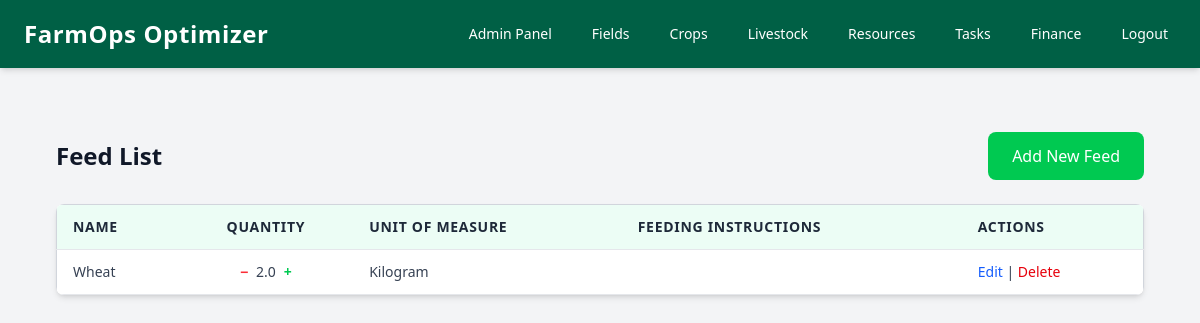
The page /resources/feed-list/ (signed in) on the database as committed earlier.
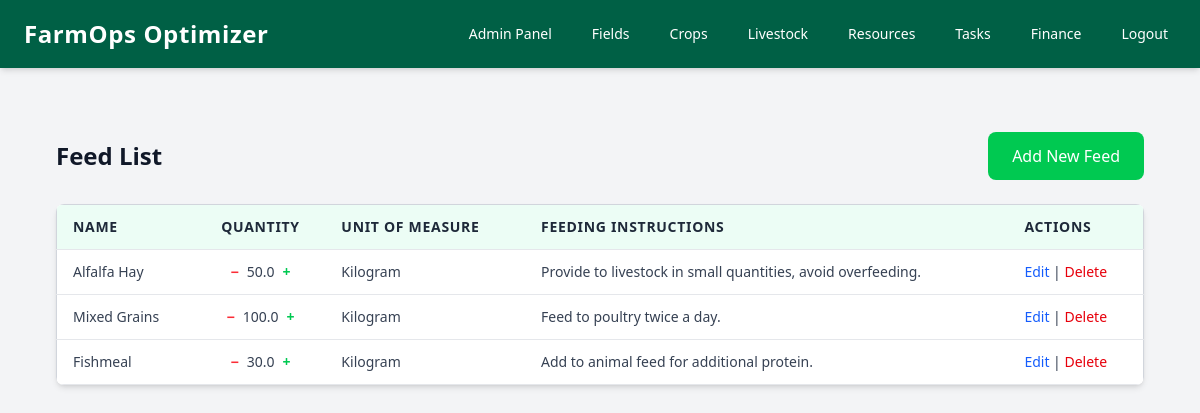
The same page on the database as committed later.
### resources/models.py (models this page shows, shortened)
class Feed(models.Model):
    user = models.ForeignKey(User, on_delete=models.CASCADE, null=True)
    unit_of_measure = models.CharField(
        max_length=20,
        choices=[
            ('KG', 'Kilogram'),
            ('G', 'Gram'),
            ('UNIT', 'Unit/Piece'),
            ('TON', 'Tonne'),
            ('BAG', 'Bag'),
            ('BOX', 'Box'),
            ('PACK', 'Pack'),
            ('OTHER', 'Other'),
        ],
        default='UNIT'
    )
    name = models.CharField(max_length=100)
    quantity = models.FloatField(null=True, blank=True)
    purchase_date = models.DateField(null=True, blank=True)
    price_per_unit = models.DecimalField(max_digits=10, decimal_places=2, null=True, blank=True)
    feeding_instructions = models.TextField(blank=True, null=True)
    food_type = models.CharField(
        max_length=50,
        choices=[
            ('GRASS', 'Grass'),
            ('HAY', 'Hay'),
            ('GRAINS', 'Grains'),
            ('VEGETABLES', 'Vegetables'),
            ('FRUITS', 'Fruits'),
            ('SEEDS', 'Seeds'),
            ('FISHMEAL', 'Fishmeal'),
            ('OTHER', 'Other'),
        ],
        default='GRASS'
    )

### resources/views.py (the view)
# urls.py: path('feed-list/', views.feed_list, name='feed_list'),
def feed_list(request):
    feeds = Feed.objects.filter(user=request.user)
    return render(request, 'resources/feed_list.html', {'feeds': feeds})

### resources/templates/resources/feed_list.html (shortened to what this page needs)
{% extends 'base.html' %}
{% block content %}
<div class="max-w-6xl mx-auto px-4 sm:px-6 lg:px-8 py-8">
    <div class="flex items-center justify-between mb-6">
        <h1 class="text-2xl font-semibold text-gray-900">Feed List</h1>
        <a href="{% url 'resources:add_feed' %}" class="bg-green-500 text-white px-6 py-3 rounded-lg hover:bg-green-600 focus:outline-none">
            Add New Feed
        </a>
    </div>
    <div class="overflow-x-auto bg-white shadow-md rounded-lg">
        <table class="min-w-full bg-white border border-gray-300 rounded-lg">
            <thead class="bg-emerald-50 text-gray-800 text-sm uppercase tracking-wider">
                <tr>
                    <th class="py-3 px-4 border-b border-gray-200 text-left">Name</th>
                    <th class="py-3 px-4 border-b border-gray-200 text-center">Quantity</th>
                    <th class="py-3 px-4 border-b border-gray-200 text-left">Unit of Measure</th>
                    <th class="py-3 px-4 border-b border-gray-200 text-left">Feeding Instructions</th>
                    <th class="py-3 px-4 border-b border-gray-200 text-left">Actions</th>
                </tr>
            </thead>
            <tbody class="text-sm text-gray-700">
                {% for feed in feeds %}
                <tr class="hover:bg-gray-50 transition-all duration-200">
                    <td class="py-3 px-4 border-b border-gray-200">{{ feed.name }}</td>
                    <td class="py-3 px-4 border-b border-gray-200 text-center">
                        <div class="flex items-center justify-center space-x-2">
                            <a href="{% url 'resources:decrease_quantity' feed.id %}" class="text-red-500 hover:text-red-700 font-bold">−</a>
                            <span>{{ feed.quantity }}</span>
                            <a href="{% url 'resources:increase_quantity' feed.id %}" class="text-green-500 hover:text-green-700 font-bold">+</a>
                        </div>
                    </td>
                    <td class="py-3 px-4 border-b border-gray-200">{{ feed.get_unit_of_measure_display }}</td>
                    <td class="py-3 px-4 border-b border-gray-200">{{ feed.feeding_instructions }}</td>
                    <td class="py-3 px-4 border-b border-gray-200">
                        <a href="{% url 'resources:edit_feed' feed.id %}" class="text-blue-600 hover:underline">Edit</a> |
                        <form method="POST" action="{% url 'resources:delete_feed' feed.id %}" style="display:inline;" onsubmit="return confirmDelete();">
                            <button type="submit" class="text-red-600 hover:underline">Delete</button>
                        </form>
                    </td>
                </tr>
                {% empty %}
                <tr>
                    <td colspan="5" class="py-4 px-4 text-center text-gray-500">No feeds available.</td>
                </tr>
                {% endfor %}
            </tbody>
        </table>
    </div>
</div>
{% endblock %}

Rows that differ between the two databases and show on the page:
removed Feed: name "Wheat", quantity "2.0", unit_of_measure "Kilogram"
added Feed: name "Alfalfa Hay", quantity "50.0", unit_of_measure "Kilogram", feeding_instructions "Provide to livestock in small quantities, avoid overfeeding."
added Feed: name "Mixed Grains", quantity "100.0", unit_of_measure "Kilogram", feeding_instructions "Feed to poultry twice a day."
added Feed: name "Fishmeal", quantity "30.0", unit_of_measure "Kilogram", feeding_instructions "Add to animal feed for additional protein."
